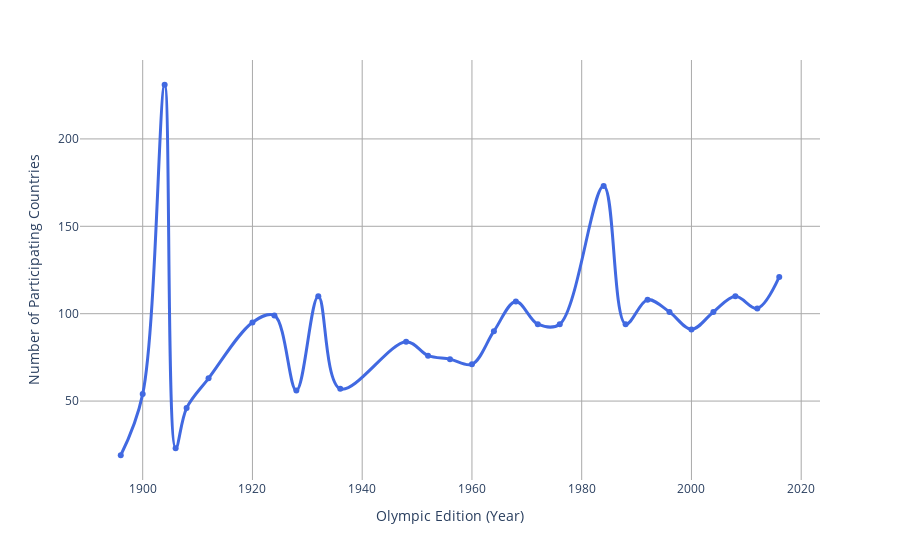

This figure's notebook cell:
### Code cell
fig = px.line(
    new_df,
    x="Year",
    y="Medal",
    markers=True,
    title = None
)

fig.update_traces(line_shape='spline', line=dict(width=3, color='royalblue'))

fig.update_layout(
    plot_bgcolor="white",
    xaxis_title="Olympic Edition (Year)",
    yaxis_title="Number of Participating Countries",
    title_font=dict(size=12, family="Arial", color="black"),
    xaxis=dict(showgrid=True, gridcolor="darkgray"),
    yaxis=dict(showgrid=True, gridcolor="darkgray")
)

fig.show()

### Figure 1 — Plotly figure (JSON) as saved in the notebook; plotly's stock layout.template omitted (floating-point values rounded to 4 significant figures)
{"data": [{"hovertemplate": "Year=%{x}<br>Medal=%{y}<extra></extra>", "legendgroup": "", "line": {"color": "royalblue", "dash": "solid", "shape": "spline", "width": 3}, "marker": {"symbol": "circle"}, "mode": "lines+markers", "name": "", "orientation": "v", "showlegend": false, "type": "scatter", "x": [1896, 1900, 1904, 1906, 1908, 1912, 1920, 1924, 1928, 1932, 1936, 1948, 1952, 1956, 1960, 1964, 1968, 1972, 1976, 1984, 1988, 1992, 1996, 2000, 2004, 2008, 2012, 2016], "xaxis": "x", "y": [19, 54, 231, 23, 46, 63, 95, 99, 56, 110, 57, 84, 76, 74, 71, 90, 107, 94, 94, 173, 94, 108, 101, 91, 101, 110, 103, 121], "yaxis": "y"}], "layout": {"legend": {"tracegroupgap": 0}, "margin": {"t": 60}, "plot_bgcolor": "white", "title": {"font": {"color": "black", "family": "Arial", "size": 12}}, "xaxis": {"anchor": "y", "domain": [0, 1], "gridcolor": "darkgray", "showgrid": true, "title": {"text": "Olympic Edition (Year)"}}, "yaxis": {"anchor": "x", "domain": [0, 1], "gridcolor": "darkgray", "showgrid": true, "title": {"text": "Number of Participating Countries"}}}}
